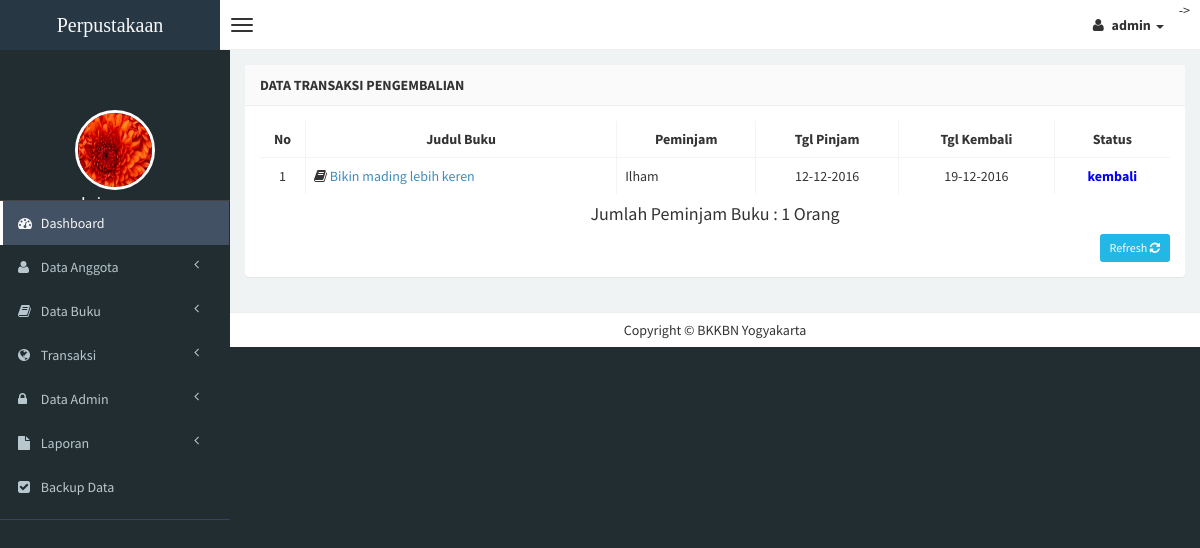
Page /admin/transaksi-kembali.php (signed in) on the committed database.
### tables this page shows
CREATE TABLE `trans_pinjam` (
  `id_pinjam` int(5) NOT NULL,
  `judul_buku` varchar(30) NOT NULL,
  `id_peminjam` int(4) NOT NULL,
  `nama_peminjam` varchar(30) NOT NULL,
  `tgl_pinjam` varchar(15) NOT NULL,
  `tgl_kembali` varchar(15) NOT NULL,
  `status` varchar(10) NOT NULL,
  `ket` varchar(50) NOT NULL
);

### admin/transaksi-kembali.php (the view, shortened to what this page needs)
<?php
if (empty($_SESSION['username'])){
	header('location:../index.php');
} else {
?>
<!DOCTYPE html>
<html>
<?php require 'head.php'; ?>
      <body class="skin-black">
        <header class="header">
            <a href="index.php" class="logo">
                Perpustakaan
            </a>
            <nav class="navbar navbar-static-top" role="navigation">
                <a href="#" class="navbar-btn sidebar-toggle" data-toggle="offcanvas" role="button">
                    <span class="icon-bar"></span>
                    <span class="icon-bar"></span>
                    <span class="icon-bar"></span>
                </a>
                <div class="navbar-right">
                    <ul class="nav navbar-nav">->
                        <li class="dropdown user user-menu">
                            <a href="#" class="dropdown-toggle" data-toggle="dropdown">
                                <i class="fa fa-user"></i>
                                <span><?php echo $_SESSION['fullname']; ?> <i class="caret"></i></span>
                            </a>
                                </li>
                            </ul>
                        </div>
                    </nav>
                </header>
                <?php require 'sess_time.php'; } ?>
                <div class="wrapper row-offcanvas row-offcanvas-left">
                    <aside class="left-side sidebar-offcanvas">
                        <section class="sidebar">
                            <div class="user-panel">
                                <div>
                                    <center><img src="<?php echo $_SESSION['gambar']; ?>" height="80" width="80" class="img-circle" alt="User Image" style="border: 3px solid white;" /></center>
                                </div>
                                <div class="info">
                                    <center><p><?php echo $_SESSION['fullname']; ?></p></center>
                                </div>
                            </div>
                            <?php include "menu.php"; ?>
                        </section>
                    </aside>
                    <aside class="right-side">
                <section class="content">
                    <div class="row">
                        <div class="col-xs-12">
                            <div class="panel">
                                <header class="panel-heading">
                                    <b>Data Transaksi Pengembalian</b>
                                </header>
                                <div class="panel-body table-responsive">
                                    <?php
                    $query1="select * from trans_pinjam WHERE status='kembali' ORDER BY id_pinjam";
                    $tampil=mysql_query($query1) or die(mysql_error());
                    ?>
                                    <table id="data_transaksi_kembali" class="table table-hover table-bordered">
                  <thead>
                      <tr>
                        <th class="text-center" width="5%">No</th>
                        <th class="text-center">Judul Buku </th>
                        <th class="text-center">Peminjam </th>
                        <th class="text-center">Tgl Pinjam </th>
                        <th class="text-center">Tgl Kembali </th>
                        <th class="text-center">Status </th>
                      </tr>
                  </thead>
                  <?php
                  $no=0;
                      while($data=mysql_fetch_array($tampil))
                    { $no++; ?>
                    <tbody>
                    <tr>
                    <td class="text-center"><?php echo $no;?></td>
                    <td><span class="fa fa-book"></span>
                        <a href="detail-buku.php?hal=edit&kd=<?php echo $data['id_peminjam'];?>">
                            <?php echo $data['judul_buku'];?>
                        </a>
                    </td>
                    <td><?php echo $data['nama_peminjam'];?></td>
                    <td class="text-center"><?php echo $data['tgl_pinjam'];?></td>
                    <td class="text-center"><?php echo $data['tgl_kembali'];?></td>
                    <td class="text-center"><b><font color="blue"><?php echo $data['status'];?></font></b></td>
                    </tr>
                    <?php
              }
              ?>
                   </tbody>
                   </table>
                  <?php $tampil=mysql_query("select * from trans_pinjam where status='kembali' order by id_pinjam");
                        $pinjam=mysql_num_rows($tampil);
                    ?>
                  <center><h4>Jumlah Peminjam Buku : <?php echo "$pinjam"; ?> Orang </h4> </center>
                <div class="text-right" style="margin-top: 10px;">
                 <a href="transaksi-kembali.php" class="btn btn-sm btn-info">Refresh <i class="fa fa-refresh"></i></a> </div>
                                </div>
                            </div>
                        </div>
                    </div>
                </section>
                <div class="footer-main">
                    Copyright &copy BKKBN Yogyakarta
                </div>
            </aside>
        </div>
</body>
</html>

### rows in the picture
trans_pinjam: judul_buku "Bikin mading lebih keren", nama_peminjam "Ilham", tgl_pinjam "12-12-2016", tgl_kembali "19-12-2016", status "kembali"

### other values in the picture
$_SESSION['fullname'] "admin"
$pinjam "1"
